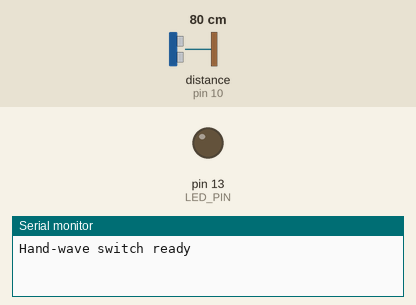
A sketch run on a simulated Arduino Nano, built with avr-gcc and run on an emulated ATmega328P. Parts: output pins drawn as LEDs (lit = HIGH), the last lines printed to the serial monitor. Wiring (inferred from the names in the program): ultrasonic range finder: trigger pin 9; echo pin 10. The inputs (shaded band) are chosen by the test bench; at power-on: distance to the obstacle (sensor on pin 10) 80 cm. The echo pulse lasts 58.3 µs per cm; pins used as bus, display or sensor lines are not drawn.

Above: at 1.2 s.
1.3 s: distance to the obstacle (sensor on pin 10) set to 17 cm
2.8 s: distance to the obstacle (sensor on pin 10) set to 13 cm
At 3.4 s:
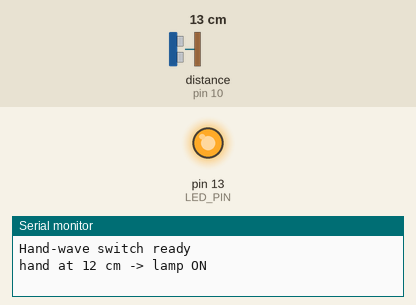
Timing chart, 0 to 5.8 s (numbered marks = the images above; inputs shaded):
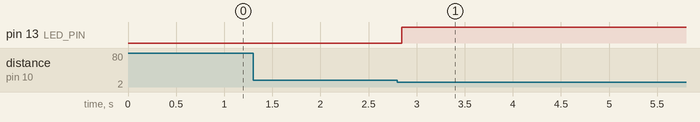

Measured:
- the behaviour switches between 16 and 15 cm on distance to the obstacle (sensor on pin 10) (found by bisection; images 0 and 1)
- after the input at 1.3 s, every drawn part: stays the same
- after the input at 2.8 s, pin 13 (LED_PIN): LOW → HIGH at once

The sketch:

p15_hand_wave_switch.ino
```cpp
// Project 15: Hand-wave switch
// Ultrasonic sensor: TRIG on D9, ECHO on D10, VCC to 5V, GND to ground.
// Wave your hand 5 to 15 cm in front of the sensor to switch the lamp on or off.
//
// LED_BUILTIN is the light on the Nano. For a real LED with a 220 ohm resistor,
// plug it into D4 and change LED_PIN to 4.

const int TRIG_PIN = 9;
const int ECHO_PIN = 10;
const int LED_PIN = LED_BUILTIN;
const int NEAR_CM = 15;         // hand counts if it is closer than this

bool lampOn = false;
bool handThere = false;

int readCm() {
  digitalWrite(TRIG_PIN, LOW);
  delayMicroseconds(2);
  digitalWrite(TRIG_PIN, HIGH);
  delayMicroseconds(10);
  digitalWrite(TRIG_PIN, LOW);
  long us = pulseIn(ECHO_PIN, HIGH, 25000);
  if (us == 0) return 999;
  return us / 58;
}

void setup() {
  pinMode(TRIG_PIN, OUTPUT);
  pinMode(ECHO_PIN, INPUT);
  pinMode(LED_PIN, OUTPUT);
  Serial.begin(9600);
  Serial.println("Hand-wave switch ready");
}

void loop() {
  int cm = readCm();
  bool near = cm < NEAR_CM;

  if (near && !handThere) {          // the hand just arrived
    lampOn = !lampOn;
    digitalWrite(LED_PIN, lampOn ? HIGH : LOW);
    Serial.print("hand at ");
    Serial.print(cm);
    Serial.println(lampOn ? " cm -> lamp ON" : " cm -> lamp OFF");
  }
  handThere = near;
  delay(60);
}
```
